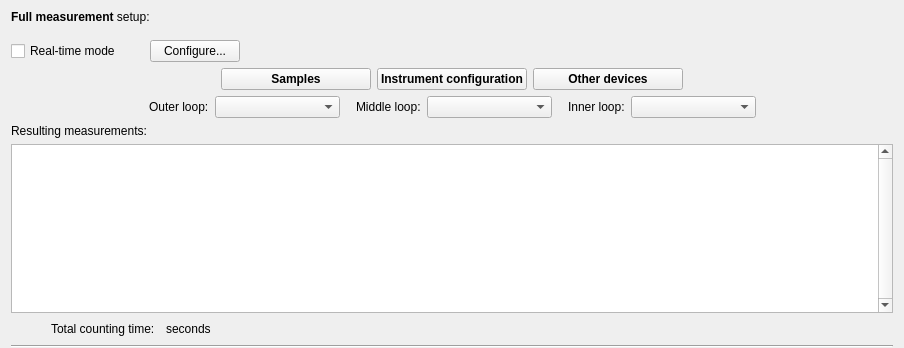
<?xml version="1.0" encoding="UTF-8"?>
<ui version="4.0">
 <class>Form</class>
 <widget class="QWidget" name="Form">
  <property name="geometry">
   <rect>
    <x>0</x>
    <y>0</y>
    <width>904</width>
    <height>348</height>
   </rect>
  </property>
  <property name="windowTitle">
   <string>Form</string>
  </property>
  <layout class="QVBoxLayout" name="verticalLayout">
   <property name="topMargin">
    <number>0</number>
   </property>
   <property name="bottomMargin">
    <number>0</number>
   </property>
   <item>
    <layout class="QHBoxLayout" name="horizontalLayout">
     <item>
      <widget class="QLabel" name="label">
       <property name="minimumSize">
        <size>
         <width>90</width>
         <height>0</height>
        </size>
       </property>
       <property name="text">
        <string>&lt;html&gt;&lt;head/&gt;&lt;body&gt;&lt;p&gt;&lt;span style=&quot; font-weight:600;&quot;&gt;Full measurement&lt;/span&gt; setup:&lt;/p&gt;&lt;/body&gt;&lt;/html&gt;</string>
       </property>
      </widget>
     </item>
     <item>
      <spacer name="horizontalSpacer">
       <property name="orientation">
        <enum>Qt::Horizontal</enum>
       </property>
       <property name="sizeHint" stdset="0">
        <size>
         <width>40</width>
         <height>20</height>
        </size>
       </property>
      </spacer>
     </item>
     <item>
      <widget class="QWidget" name="buttons" native="true">
       <property name="minimumSize">
        <size>
         <width>156</width>
         <height>34</height>
        </size>
       </property>
      </widget>
     </item>
    </layout>
   </item>
   <item>
    <layout class="QHBoxLayout" name="horizontalLayout_5">
     <item>
      <widget class="QCheckBox" name="rtBox">
       <property name="text">
        <string>Real-time mode </string>
       </property>
      </widget>
     </item>
     <item>
      <spacer name="horizontalSpacer_12">
       <property name="orientation">
        <enum>Qt::Horizontal</enum>
       </property>
       <property name="sizeType">
        <enum>QSizePolicy::Fixed</enum>
       </property>
       <property name="sizeHint" stdset="0">
        <size>
         <width>20</width>
         <height>20</height>
        </size>
       </property>
      </spacer>
     </item>
     <item>
      <widget class="QPushButton" name="rtConfBtn">
       <property name="text">
        <string>   Configure...   </string>
       </property>
      </widget>
     </item>
     <item>
      <spacer name="horizontalSpacer_11">
       <property name="orientation">
        <enum>Qt::Horizontal</enum>
       </property>
       <property name="sizeHint" stdset="0">
        <size>
         <width>40</width>
         <height>20</height>
        </size>
       </property>
      </spacer>
     </item>
     <item>
      <widget class="QFrame" name="extendedFrame">
       <property name="frameShape">
        <enum>QFrame::NoFrame</enum>
       </property>
       <property name="frameShadow">
        <enum>QFrame::Plain</enum>
       </property>
       <layout class="QHBoxLayout" name="horizontalLayout_6">
        <property name="leftMargin">
         <number>0</number>
        </property>
        <property name="topMargin">
         <number>0</number>
        </property>
        <property name="rightMargin">
         <number>0</number>
        </property>
        <property name="bottomMargin">
         <number>0</number>
        </property>
       </layout>
      </widget>
     </item>
    </layout>
   </item>
   <item>
    <layout class="QHBoxLayout" name="horizontalLayout_2">
     <item>
      <spacer name="horizontalSpacer_5">
       <property name="orientation">
        <enum>Qt::Horizontal</enum>
       </property>
       <property name="sizeHint" stdset="0">
        <size>
         <width>40</width>
         <height>20</height>
        </size>
       </property>
      </spacer>
     </item>
     <item>
      <widget class="QPushButton" name="selSamples">
       <property name="minimumSize">
        <size>
         <width>150</width>
         <height>0</height>
        </size>
       </property>
       <property name="font">
        <font>
         <weight>75</weight>
         <bold>true</bold>
        </font>
       </property>
       <property name="text">
        <string>Samples</string>
       </property>
      </widget>
     </item>
     <item>
      <widget class="QPushButton" name="selDetsets">
       <property name="minimumSize">
        <size>
         <width>150</width>
         <height>0</height>
        </size>
       </property>
       <property name="font">
        <font>
         <weight>75</weight>
         <bold>true</bold>
        </font>
       </property>
       <property name="text">
        <string>Instrument configuration</string>
       </property>
      </widget>
     </item>
     <item>
      <widget class="QPushButton" name="selDevices">
       <property name="minimumSize">
        <size>
         <width>150</width>
         <height>0</height>
        </size>
       </property>
       <property name="font">
        <font>
         <weight>75</weight>
         <bold>true</bold>
        </font>
       </property>
       <property name="text">
        <string>Other devices</string>
       </property>
      </widget>
     </item>
     <item>
      <spacer name="horizontalSpacer_2">
       <property name="orientation">
        <enum>Qt::Horizontal</enum>
       </property>
       <property name="sizeHint" stdset="0">
        <size>
         <width>40</width>
         <height>20</height>
        </size>
       </property>
      </spacer>
     </item>
    </layout>
   </item>
   <item>
    <layout class="QHBoxLayout" name="horizontalLayout_4">
     <item>
      <spacer name="horizontalSpacer_9">
       <property name="orientation">
        <enum>Qt::Horizontal</enum>
       </property>
       <property name="sizeHint" stdset="0">
        <size>
         <width>40</width>
         <height>20</height>
        </size>
       </property>
      </spacer>
     </item>
     <item>
      <widget class="QLabel" name="label_3">
       <property name="text">
        <string>Outer loop:</string>
       </property>
      </widget>
     </item>
     <item>
      <widget class="QComboBox" name="outerLoop">
       <property name="minimumSize">
        <size>
         <width>125</width>
         <height>20</height>
        </size>
       </property>
       <property name="toolTip">
        <string/>
       </property>
      </widget>
     </item>
     <item>
      <spacer name="horizontalSpacer_7">
       <property name="orientation">
        <enum>Qt::Horizontal</enum>
       </property>
       <property name="sizeType">
        <enum>QSizePolicy::Fixed</enum>
       </property>
       <property name="sizeHint" stdset="0">
        <size>
         <width>10</width>
         <height>20</height>
        </size>
       </property>
      </spacer>
     </item>
     <item>
      <widget class="QLabel" name="label_7">
       <property name="text">
        <string>Middle loop:</string>
       </property>
      </widget>
     </item>
     <item>
      <widget class="QComboBox" name="middleLoop">
       <property name="minimumSize">
        <size>
         <width>125</width>
         <height>0</height>
        </size>
       </property>
       <property name="toolTip">
        <string/>
       </property>
      </widget>
     </item>
     <item>
      <spacer name="horizontalSpacer_8">
       <property name="orientation">
        <enum>Qt::Horizontal</enum>
       </property>
       <property name="sizeType">
        <enum>QSizePolicy::Fixed</enum>
       </property>
       <property name="sizeHint" stdset="0">
        <size>
         <width>10</width>
         <height>20</height>
        </size>
       </property>
      </spacer>
     </item>
     <item>
      <widget class="QLabel" name="label_8">
       <property name="text">
        <string>Inner loop:</string>
       </property>
      </widget>
     </item>
     <item>
      <widget class="QComboBox" name="innerLoop">
       <property name="minimumSize">
        <size>
         <width>125</width>
         <height>0</height>
        </size>
       </property>
       <property name="font">
        <font/>
       </property>
       <property name="toolTip">
        <string/>
       </property>
      </widget>
     </item>
     <item>
      <spacer name="horizontalSpacer_10">
       <property name="orientation">
        <enum>Qt::Horizontal</enum>
       </property>
       <property name="sizeHint" stdset="0">
        <size>
         <width>40</width>
         <height>20</height>
        </size>
       </property>
      </spacer>
     </item>
    </layout>
   </item>
   <item>
    <widget class="QLabel" name="label_2">
     <property name="text">
      <string>Resulting measurements:</string>
     </property>
    </widget>
   </item>
   <item>
    <widget class="QTableWidget" name="table">
     <property name="verticalScrollBarPolicy">
      <enum>Qt::ScrollBarAlwaysOn</enum>
     </property>
     <property name="editTriggers">
      <set>QAbstractItemView::NoEditTriggers</set>
     </property>
    </widget>
   </item>
   <item>
    <layout class="QHBoxLayout" name="horizontalLayout_3">
     <item>
      <spacer name="horizontalSpacer_4">
       <property name="orientation">
        <enum>Qt::Horizontal</enum>
       </property>
       <property name="sizeType">
        <enum>QSizePolicy::Fixed</enum>
       </property>
       <property name="sizeHint" stdset="0">
        <size>
         <width>40</width>
         <height>20</height>
        </size>
       </property>
      </spacer>
     </item>
     <item>
      <widget class="QLabel" name="label_4">
       <property name="text">
        <string>Total counting time:</string>
       </property>
      </widget>
     </item>
     <item>
      <spacer name="horizontalSpacer_6">
       <property name="orientation">
        <enum>Qt::Horizontal</enum>
       </property>
       <property name="sizeType">
        <enum>QSizePolicy::Fixed</enum>
       </property>
       <property name="sizeHint" stdset="0">
        <size>
         <width>5</width>
         <height>1</height>
        </size>
       </property>
      </spacer>
     </item>
     <item>
      <widget class="QLabel" name="totalTime">
       <property name="text">
        <string>seconds</string>
       </property>
      </widget>
     </item>
     <item>
      <spacer name="horizontalSpacer_3">
       <property name="orientation">
        <enum>Qt::Horizontal</enum>
       </property>
       <property name="sizeHint" stdset="0">
        <size>
         <width>40</width>
         <height>20</height>
        </size>
       </property>
      </spacer>
     </item>
    </layout>
   </item>
   <item>
    <widget class="Line" name="line">
     <property name="orientation">
      <enum>Qt::Horizontal</enum>
     </property>
    </widget>
   </item>
  </layout>
 </widget>
 <resources>
  <include location="../../../../resources/nicos-gui.qrc"/>
 </resources>
 <connections/>
</ui>
